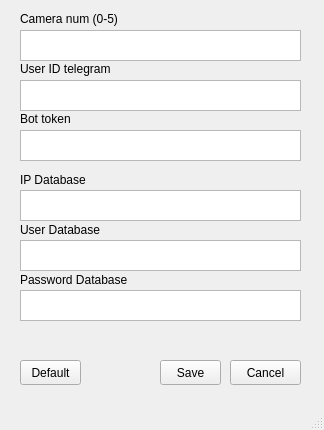
<?xml version="1.0" encoding="UTF-8"?>
<ui version="4.0">
 <class>SettingWindow</class>
 <widget class="QMainWindow" name="SettingWindow">
  <property name="geometry">
   <rect>
    <x>0</x>
    <y>0</y>
    <width>324</width>
    <height>430</height>
   </rect>
  </property>
  <property name="windowTitle">
   <string>Settings</string>
  </property>
  <widget class="QWidget" name="centralwidget">
   <widget class="QPushButton" name="pbSave">
    <property name="geometry">
     <rect>
      <x>160</x>
      <y>360</y>
      <width>61</width>
      <height>25</height>
     </rect>
    </property>
    <property name="text">
     <string>Save</string>
    </property>
   </widget>
   <widget class="QPushButton" name="pbCancel">
    <property name="geometry">
     <rect>
      <x>230</x>
      <y>360</y>
      <width>71</width>
      <height>25</height>
     </rect>
    </property>
    <property name="text">
     <string>Cancel</string>
    </property>
   </widget>
   <widget class="QTextEdit" name="userid">
    <property name="geometry">
     <rect>
      <x>20</x>
      <y>80</y>
      <width>281</width>
      <height>31</height>
     </rect>
    </property>
   </widget>
   <widget class="QLabel" name="label">
    <property name="geometry">
     <rect>
      <x>20</x>
      <y>60</y>
      <width>281</width>
      <height>17</height>
     </rect>
    </property>
    <property name="text">
     <string>User ID telegram</string>
    </property>
   </widget>
   <widget class="QTextEdit" name="bot_token">
    <property name="geometry">
     <rect>
      <x>20</x>
      <y>130</y>
      <width>281</width>
      <height>31</height>
     </rect>
    </property>
   </widget>
   <widget class="QLabel" name="label_2">
    <property name="geometry">
     <rect>
      <x>20</x>
      <y>110</y>
      <width>281</width>
      <height>17</height>
     </rect>
    </property>
    <property name="text">
     <string>Bot token</string>
    </property>
   </widget>
   <widget class="QTextEdit" name="db_ip">
    <property name="geometry">
     <rect>
      <x>20</x>
      <y>190</y>
      <width>281</width>
      <height>31</height>
     </rect>
    </property>
   </widget>
   <widget class="QLabel" name="label_3">
    <property name="geometry">
     <rect>
      <x>20</x>
      <y>170</y>
      <width>271</width>
      <height>20</height>
     </rect>
    </property>
    <property name="text">
     <string>IP Database</string>
    </property>
   </widget>
   <widget class="QTextEdit" name="db_user">
    <property name="geometry">
     <rect>
      <x>20</x>
      <y>240</y>
      <width>281</width>
      <height>31</height>
     </rect>
    </property>
   </widget>
   <widget class="QLabel" name="label_4">
    <property name="geometry">
     <rect>
      <x>20</x>
      <y>220</y>
      <width>271</width>
      <height>20</height>
     </rect>
    </property>
    <property name="text">
     <string>User Database</string>
    </property>
   </widget>
   <widget class="QTextEdit" name="db_password">
    <property name="geometry">
     <rect>
      <x>20</x>
      <y>290</y>
      <width>281</width>
      <height>31</height>
     </rect>
    </property>
   </widget>
   <widget class="QLabel" name="label_5">
    <property name="geometry">
     <rect>
      <x>20</x>
      <y>270</y>
      <width>271</width>
      <height>20</height>
     </rect>
    </property>
    <property name="text">
     <string>Password Database</string>
    </property>
   </widget>
   <widget class="QLabel" name="label_6">
    <property name="geometry">
     <rect>
      <x>20</x>
      <y>10</y>
      <width>281</width>
      <height>17</height>
     </rect>
    </property>
    <property name="text">
     <string>Camera num (0-5)</string>
    </property>
   </widget>
   <widget class="QTextEdit" name="camera_num">
    <property name="geometry">
     <rect>
      <x>20</x>
      <y>30</y>
      <width>281</width>
      <height>31</height>
     </rect>
    </property>
   </widget>
   <widget class="QPushButton" name="pbDefault">
    <property name="geometry">
     <rect>
      <x>20</x>
      <y>360</y>
      <width>61</width>
      <height>25</height>
     </rect>
    </property>
    <property name="text">
     <string>Default</string>
    </property>
   </widget>
  </widget>
  <widget class="QMenuBar" name="menubar">
   <property name="geometry">
    <rect>
     <x>0</x>
     <y>0</y>
     <width>324</width>
     <height>22</height>
    </rect>
   </property>
  </widget>
  <widget class="QStatusBar" name="statusbar"/>
 </widget>
 <resources/>
 <connections/>
</ui>
